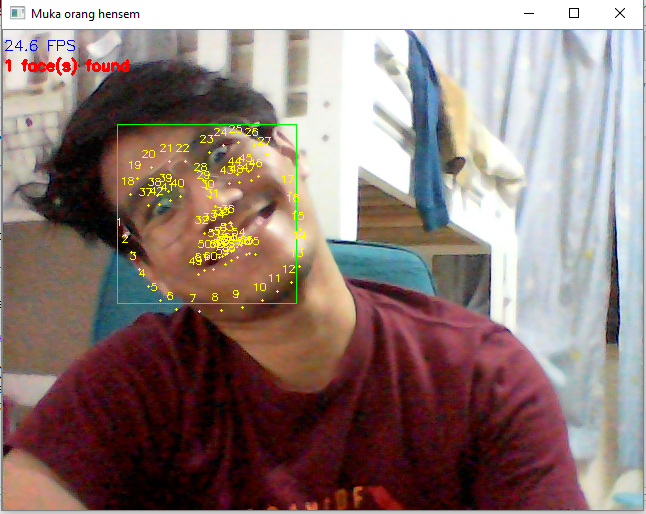
#> input picture images/fd1.PNG, 646 x 514 px, given in place of the camera
$ jupyter execute people_detector.ipynb
#> lines starting #> are read from the running program, lines starting #| are printed output that depends on the picture
[cell 1]
from __future__ import print_function
from imutils.object_detection import non_max_suppression
from imutils import paths
from imutils.video import VideoStream
import numpy as np
import argparse
import imutils
import time
import cv2

#my resolution
#1366 x 768
winHeight = int(768 * 0.9)
winWidth = int(1366 * 0.9)

cv2.namedWindow('window', cv2.WINDOW_NORMAL)
cv2.resizeWindow('window', winWidth,winHeight)
#cap = cv2.VideoCapture(0)
vs = VideoStream(src=0).start()
time.sleep(2.0)


# initialize the HOG descriptor/person detector
hog = cv2.HOGDescriptor()
hog.setSVMDetector(cv2.HOGDescriptor_getDefaultPeopleDetector())

while True:
    #ret , frame = cap.read()
    frame = vs.read()
#> frame is the input picture: shape (514, 646, 3); mean B, G, R 119.2, 123.7, 143
    #scale down
    height, width = frame.shape[:2]
#> height = 514; width = 646
    frame = imutils.resize(frame, int(width* 0.6), int(height * 0.6))
#> frame: shape (307, 387, 3)


    # detect people in the image
    gray = cv2.cvtColor(frame, cv2.COLOR_BGR2GRAY)
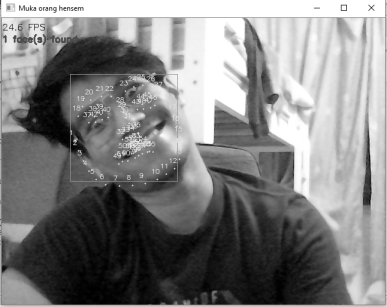
#> gray: shape (307, 387); min 0, max 255, mean 129
    (rects, weights) = hog.detectMultiScale(gray, winStride=(2, 2), padding=(2, 2), scale=1.05, hitThreshold = 0.5)
#> rects = (); weights = ()

    rects = np.array([[x, y, x + w, y + h] for (x, y, w, h) in rects])
#> rects = empty array
    pick = non_max_suppression(rects, probs=None, overlapThresh=0.7)
#> pick = []


    for i,(xA, yA, xB, yB) in enumerate(pick):
        cv2.rectangle(frame, (xA, yA), (xB, yB), (0, 255, 0), 2)
        cv2.rectangle(frame, (xA+2, yA-8), (xA+90, yA), (0, 255, 0), 8) #BASELINE
        cv2.putText(frame, 'Confidence : %.1f' % (weights[i]), (xA, yA), cv2.FONT_HERSHEY_SIMPLEX, 0.35, (0, 0, 0), 1)
#> this loop made 0 passes

    cv2.putText(frame, 'Person : %d' % (len(rects)) , (0,20), cv2.FONT_HERSHEY_SIMPLEX, 0.5, (0, 255, 255))
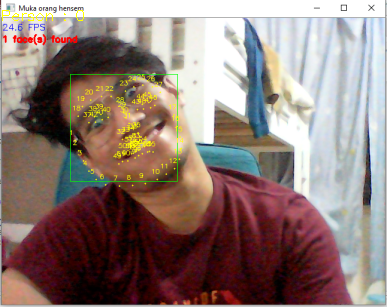
#> frame: shape (307, 387, 3); mean B, G, R 118.9, 123.8, 143
    cv2.imshow("window", frame)

    if cv2.waitKey(1) & 0xFF == ord('q'):
#> (key q is pressed here)
        break

vs.stop()
cv2.destroyAllWindows()

$ run again, on images/fd2.PNG
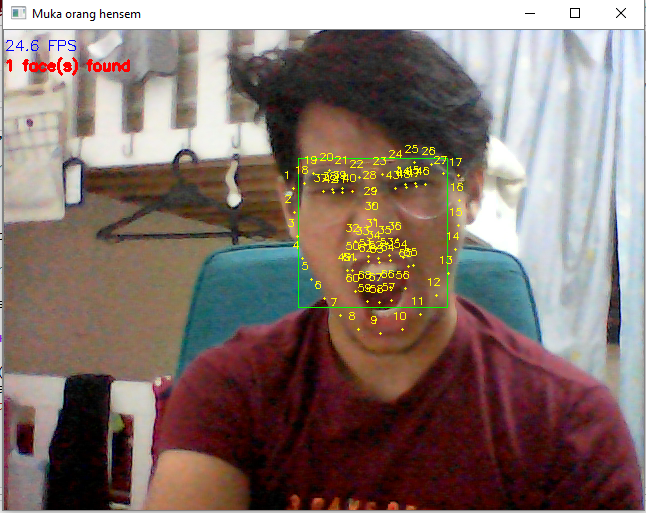
#> input picture images/fd2.PNG, 646 x 513 px, given in place of the camera
#> frame is the input picture: shape (513, 646, 3); mean B, G, R 108.9, 114.7, 132.1
#> `gray = cv2.cvtColor(frame, cv2.COLOR_BGR2GRAY)`:
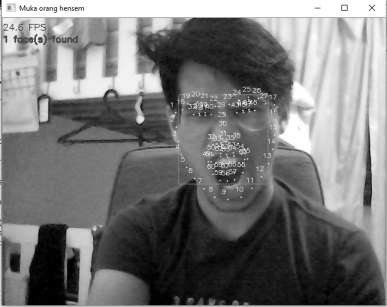
#> gray: shape (307, 387); min 0, max 255, mean 119.3
#> `(rects, weights) = hog.detectMultiScale(gray, winStride=(2, 2), paddin..`: rects = ()
#> `rects = np.array([[x, y, x + w, y + h] for (x, y, w, h) in rects])`: rects = empty array
#> pick = []
#> `cv2.putText(frame, 'Person : %d' % (len(rects)) , (0,20), cv2.FONT_HER..`:
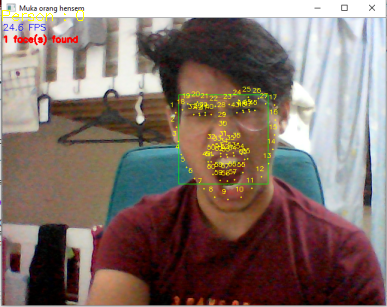
#> frame: shape (307, 387, 3); mean B, G, R 108.6, 114.8, 132.1

$ run again, on images/fd3.PNG
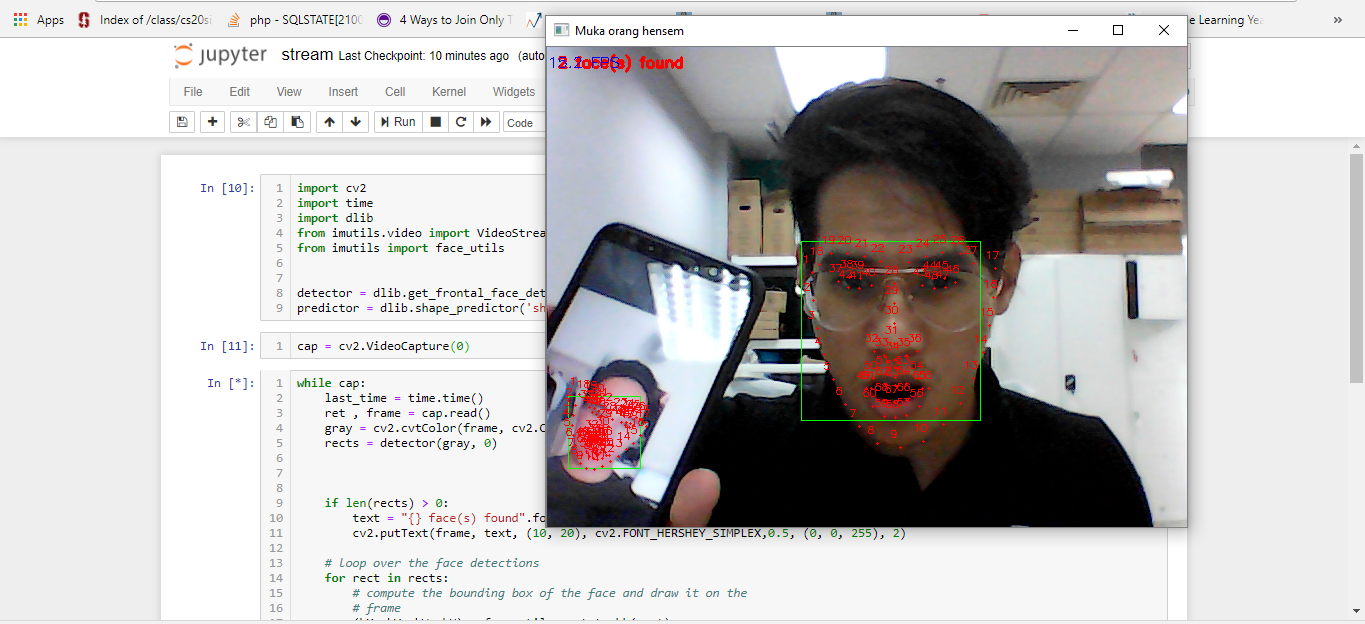
#> input picture images/fd3.PNG, 1365 x 624 px, given in place of the camera
#> frame is the input picture: shape (624, 1365, 3); mean B, G, R 191.7, 192, 194.2
#> `gray = cv2.cvtColor(frame, cv2.COLOR_BGR2GRAY)`:
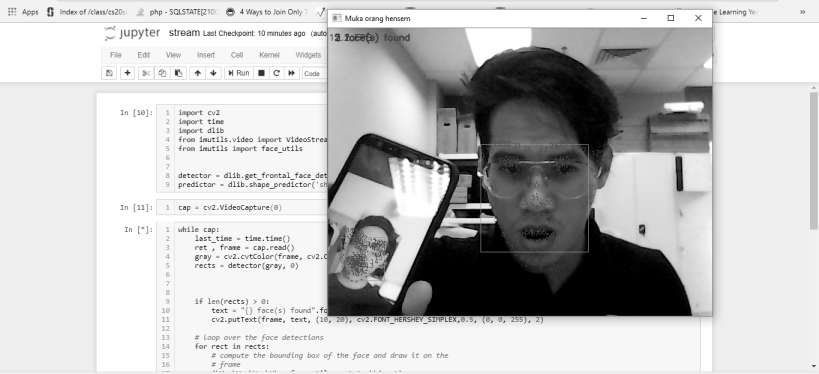
#> gray: shape (374, 819); min 0, max 255, mean 192.6
#> `(rects, weights) = hog.detectMultiScale(gray, winStride=(2, 2), paddin..`: rects = [[99, 9, 65, 130], [353, 113, 123, 246]]; weights = [1.22, 0.618]
#> `rects = np.array([[x, y, x + w, y + h] for (x, y, w, h) in rects])`: rects = [[99, 9, 164, 139], [353, 113, 476, 359]]
#> pick = [[353, 113, 476, 359], [99, 9, 164, 139]]
#> the loop `for i,(xA, yA, xB, yB) in enumerate(pick):` made 2 passes
#> `cv2.putText(frame, 'Person : %d' % (len(rects)) , (0,20), cv2.FONT_HER..`:
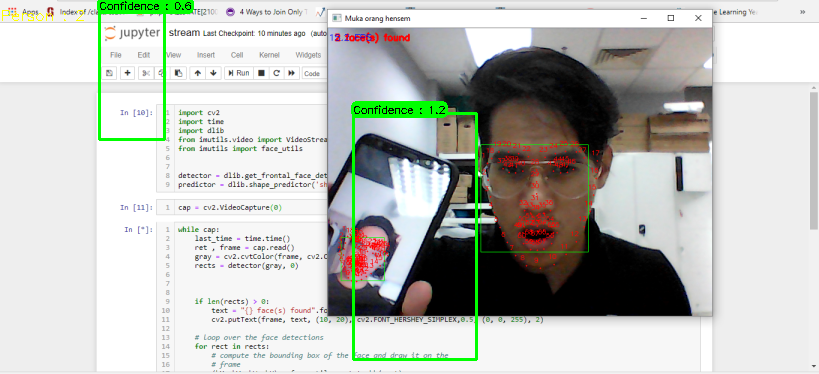
#> frame: shape (374, 819, 3); mean B, G, R 187.9, 192.9, 190.5

$ run again, on images/fr1.PNG
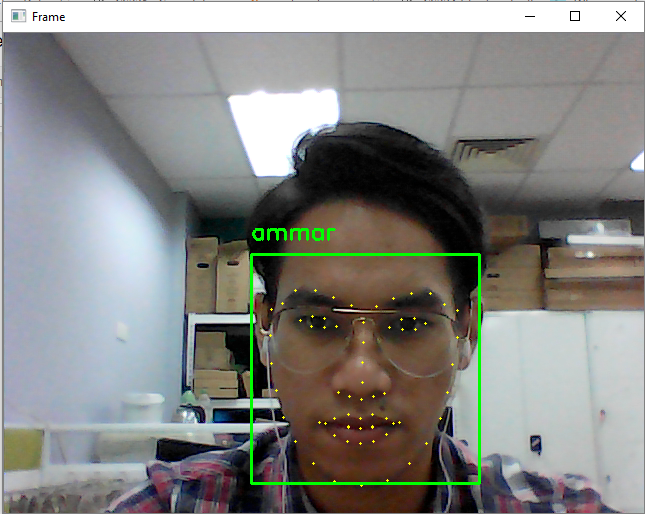
#> input picture images/fr1.PNG, 645 x 514 px, given in place of the camera
#> frame is the input picture: shape (514, 645, 3); mean B, G, R 130.1, 133.3, 133
#> `gray = cv2.cvtColor(frame, cv2.COLOR_BGR2GRAY)`:
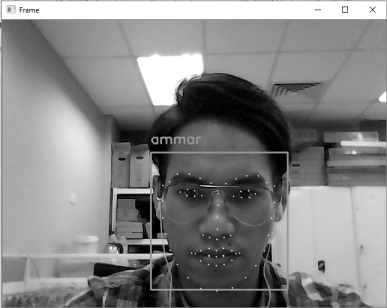
#> gray: shape (308, 387); min 0, max 255, mean 132.9
#> `(rects, weights) = hog.detectMultiScale(gray, winStride=(2, 2), paddin..`: rects = ()
#> `rects = np.array([[x, y, x + w, y + h] for (x, y, w, h) in rects])`: rects = empty array
#> pick = []
#> `cv2.putText(frame, 'Person : %d' % (len(rects)) , (0,20), cv2.FONT_HER..`:
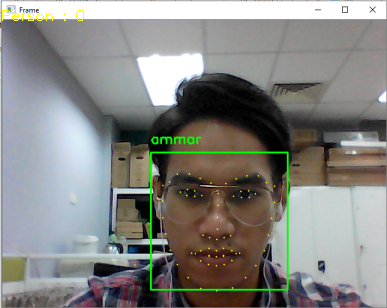
#> frame: shape (308, 387, 3); mean B, G, R 129.8, 133.4, 133
